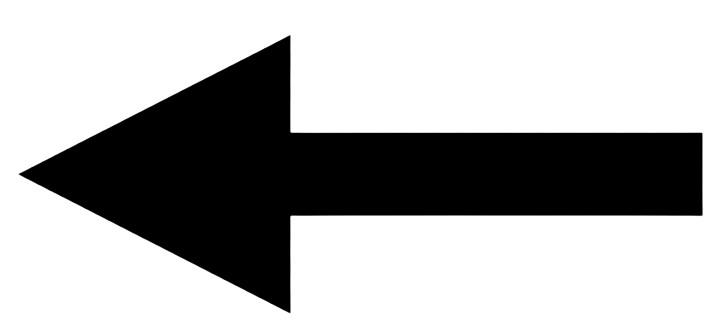
#> input picture template/left.jpg, 720 x 328 px
$ python detect_arrow.py
#> lines starting #> are read from the running program, lines starting #| are printed output that depends on the picture; after the words box and inside, x2 and y2 are one past the last pixel; in counts of white or black regions, pixels touching at a corner belong together
import cv2 as cv
import numpy as np
import math
import os
from matplotlib import pyplot as plt
def abcd(img,right_templates,left_templates):
    kernel = np.ones((5,5),np.uint8)
    kernel1 = cv.getStructuringElement(cv.MORPH_ELLIPSE,(5,5))
    kernel2 = cv.getStructuringElement(cv.MORPH_RECT,(5,5))
    threshold = 0.55
    gray= cv.cvtColor(img, cv.COLOR_BGR2GRAY)

    right_res = 0
    right_loc = 0
    left_res = 0
    left_loc = 0
    gray = cv.bilateralFilter(gray,9,75,75)
    for template in right_templates:
        x = cv.matchTemplate(gray, template, cv.TM_CCOEFF_NORMED)
        if right_res <= np.max(x):
            w, h = template.shape[::-1]
            right_res = np.max(x)
            right_loc = np.asarray(np.unravel_index(x.argmax(), x.shape))
        else:
            right_res=right_res
            right_loc=right_loc

    for template in left_templates:
        x = cv.matchTemplate(gray, template, cv.TM_CCOEFF_NORMED)
        if left_res <= np.max(x):
            w, h = template.shape[::-1]
            left_res = np.max(x)
            left_loc = np.asarray(np.unravel_index(x.argmax(), x.shape))
        else:
            left_res=left_res
            left_loc=left_loc

    if right_res > left_res and right_res > threshold:
        # print("right")
        max_loc = right_loc
        direction = 1
    elif left_res > right_res and left_res > threshold:
        # print("left")
        max_loc = left_loc
        direction = -1
    else:
        # print("Nothing")
        return 0

    top_left = max_loc
    bottom_right = (top_left[0] + w, top_left[1] + h)
    # print(top_left,w,h)
    cropped_image = img[top_left[1]:bottom_right[1], top_left[0]:bottom_right[0]]
    cv.imshow("cropped",cropped_image)
    hsv = cv.cvtColor(cropped_image, cv.COLOR_BGR2HSV)

    lower_hsv = np.array([0,0,10])
    higher_hsv = np.array([179, 255, 100])
    mask = cv.inRange(hsv, lower_hsv, higher_hsv)
    frame = cv.bitwise_and(cropped_image, cropped_image, mask=mask)
    # cv.imshow("frame",frame)
    cv.imshow("mask",mask)
    # closing = cv.morphologyEx(mask, cv.MORPH_CLOSE, kernel,iterations=3)
    # ret,cropped_image = cv.threshold(cropped_image,127,255,cv.THRESH_BINARY)

    # kernel = cv.getStructuringElement(cv.MORPH_ELLIPSE,(5,5))
    mask = cv.bilateralFilter(mask,9,75,75)
    erosion = cv.erode(mask,kernel1,iterations = 1)
    dilation = cv.dilate(erosion,kernel2,iterations = 2)
    dilation = cv.bilateralFilter(dilation,9,75,75)
    # cv.imshow("cropped",dilation)
    # detect_corners(dilation)
    cv.imshow('dilation',dilation)

    return detect_corners(cropped_image,dilation,direction)

def detect_corners(img,cropped_image,direction):

    edges = cv.Canny(cropped_image, 100, 255)
    corners = cv.goodFeaturesToTrack(edges,5,0.01,1)
    if corners is None:
        print("Nothing")
        return 0
    corners = np.int0(corners)
    for i in corners:
        x,y = i.ravel()
        cv.circle(edges,(x,y),7,255,-1)

    contours,hierarchy = cv.findContours(cropped_image, 1, 2)
    cv.drawContours(img, contours, -1, (0, 255, 0), 3)
    cv.imshow("contours",img)

    M = cv.moments(cropped_image)
    centroid_x = int(M['m10']/M['m00'])
    centroid_y = int(M['m01']/M['m00'])
    cv.circle(edges,(centroid_x,centroid_y),1,255,-1)
    cv.imshow("center",edges)
    right = 0
    left = 0
    for corner in corners:
        if corner[0][0]<=edges.shape[1]//2:
            left +=1
        if corner[0][0]>=edges.shape[1]//2:
            right +=1
    if right>left:
        if direction == 1:
            # print("right")
            return 1
        else:
            return 0
    elif left>right:
        if direction == -1:
            # print("left")
            return -1
        else:
            return 0
    else:
        # print("Nothing")
        return 0

if __name__ == "__main__":
    every_frame = 10
    vid = cv.VideoCapture(0)
    right_templates = []
    left_templates = []
    for file in os.listdir("template"):
        if file.startswith("right"):
            print(file)
            right_templates.append(cv.imread(f"template/{file}",0))

    for file in os.listdir("template"):
        if file.startswith("left"):
            print(file)
            left_templates.append(cv.imread(f"template/{file}",0))
    scale_down = 0.6

    right_templates = [cv.resize(template, None, fx= scale_down, fy= scale_down, interpolation= cv.INTER_LINEAR) for template in right_templates]
    left_templates = [cv.resize(template, None, fx= scale_down, fy= scale_down, interpolation= cv.INTER_LINEAR) for template in left_templates]
#> left_templates = 3 items
    n_frames = 0
    direction = 0
    while(True):

        # Capture the video frame
        # by frame

        ret, frame = vid.read()
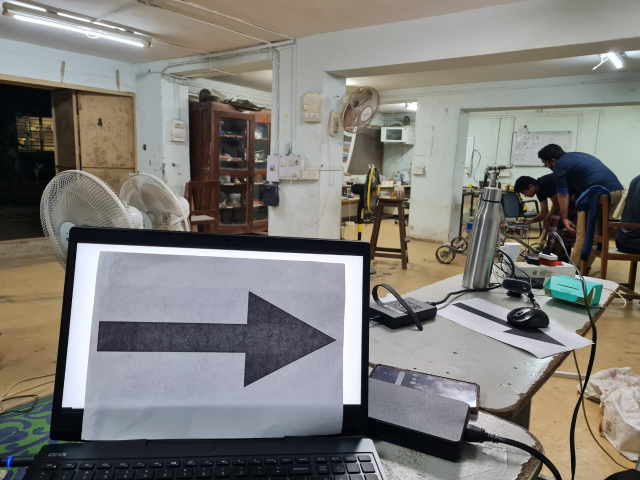
#> input picture images/sample.jpeg, 1280 x 960 px, given in place of the camera (shown at 1/2 size)
#> frame is the input picture: shape (960, 1280, 3); mean B, G, R 120.4, 124.9, 127

        # Display the resulting frame
        cv.imshow('frame', frame)

        n_frames+=1
        direction += abcd(frame,right_templates,left_templates)
#> in abcd, `gray= cv.cvtColor(img, cv.COLOR_BGR2GRAY)`:
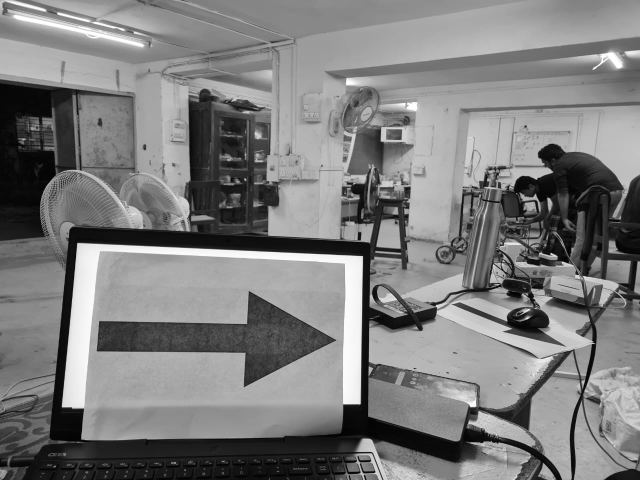
#> gray: shape (960, 1280) (shown at 1/2 size); min 0, max 255, mean 125
#> after the loop in abcd, `for template in right_templates:`: right_loc = 0
#> the loop in abcd, `for template in left_templates:` made 3 passes
#> (w, h, left_res, left_loc) on passes 1 to 2: (432, 197, 0.53, [568, 154]), (328, 182, 0.688, [584, 159])
#> (left_res, left_loc) on pass 3: (0.688, [584, 159])
#> pass 1, in abcd, `x = cv.matchTemplate(gray, template, cv.TM_CCOEFF_NORMED)`:
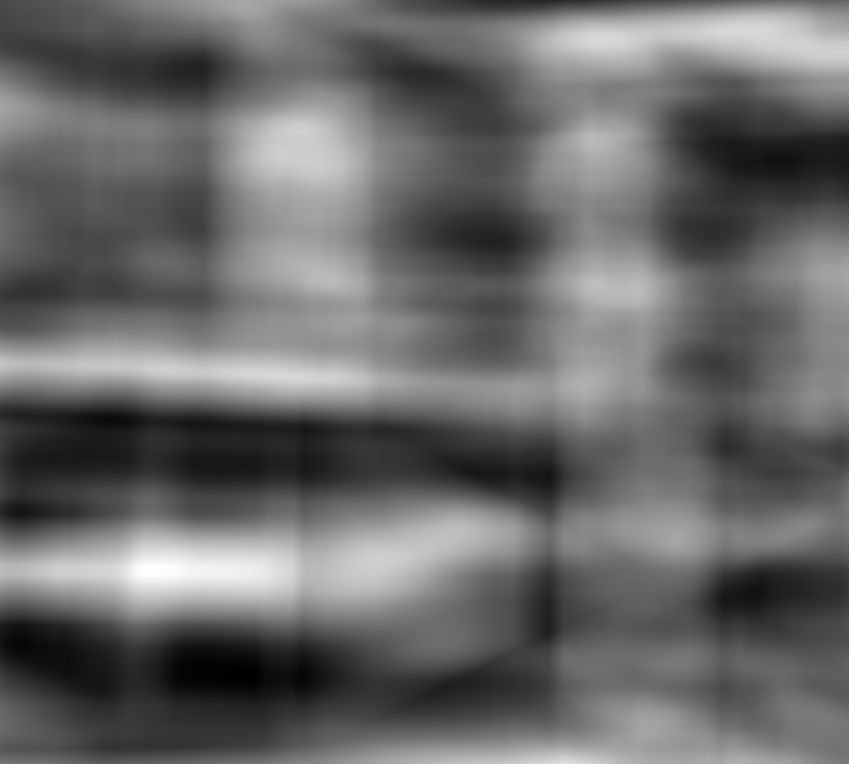
#> x: shape (764, 849) float32; min -0.408, max 0.53, mean -0.0219; drawn with min black and max white
#> pass 3, in abcd, `x = cv.matchTemplate(gray, template, cv.TM_CCOEFF_NORMED)`:
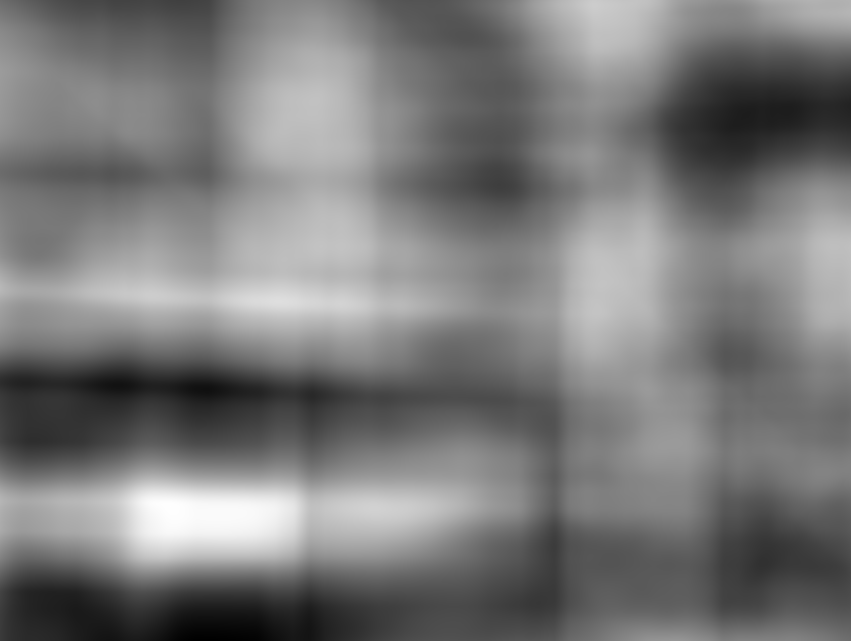
#> x: shape (641, 851) float32; min -0.529, max 0.512, mean -0.0314; drawn with min black and max white
#> after the loop in abcd, `for template in left_templates:`: h = 182; left_res = 0.688; w = 328
#> in abcd, `max_loc = left_loc`: max_loc = [584, 159]
#> in abcd, `bottom_right = (top_left[0] + w, top_left[1] + h)`: bottom_right = (912, 341)
#> in abcd, `hsv = cv.cvtColor(cropped_image, cv.COLOR_BGR2HSV)`: hsv: shape (182, 328, 3); mean H, S, V 40.7, 24.9, 157.4
#> in abcd, `mask = cv.inRange(hsv, lower_hsv, higher_hsv)`:
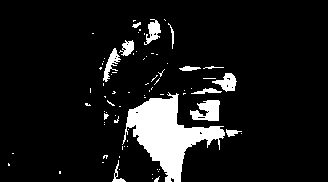
#> mask: shape (182, 328); 9.6% white; 79 white regions (65 under 20 px), largest, box (x1, y1, x2, y2) and area: (122, 92, 225, 182) 3792, (190, 100, 220, 121) 428, (212, 73, 237, 92) 249
#> in detect_corners, `edges = cv.Canny(cropped_image, 100, 255)`: edges: shape (182, 328); 1.4% white in thin lines or dots, all inside (x1, y1, x2, y2) = (102, 19, 239, 182)
#> in detect_corners, `corners = cv.goodFeaturesToTrack(edges,5,0.01,1)`: corners = [[214, 92], [105, 72], [191, 70], [157, 39], [150, 39]]
#> the loop in detect_corners, `for i in corners:` made 5 passes
#> after the loop in detect_corners, `for i in corners:`:
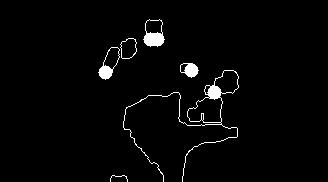
#> edges: shape (182, 328); 2.4% white; 6 white regions
#> in detect_corners, `contours,hierarchy = cv.findContours(cropped_image, 1, 2)`: contours = 6 contours; box (x1, y1, x2, y2) and area: (123, 70, 240, 182) 6586, (101, 37, 137, 84) 812, (143, 17, 163, 47) 452, (180, 63, 198, 74) 154, (110, 174, 128, 182) 104, (131, 20, 141, 30) 71
#> in detect_corners, `cv.drawContours(img, contours, -1, (0, 255, 0), 3)`:
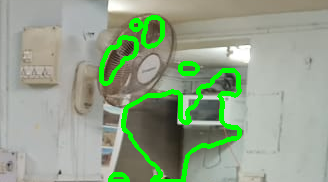
#> img: shape (182, 328, 3); mean B, G, R 137.8, 162.2, 146.6
#> in detect_corners, `M = cv.moments(cropped_image)`: M = moments, m00 1777000, centre m10/m00, m01/m00 = (171.4, 115.9)
#> in detect_corners, `centroid_x = int(M['m10']/M['m00'])`: centroid_x = 171
#> in detect_corners, `centroid_y = int(M['m01']/M['m00'])`: centroid_y = 115
#> in detect_corners, `cv.circle(edges,(centroid_x,centroid_y),1,255,-1)`: edges: shape (182, 328); 2.4% white; 7 white regions (1 under 20 px), largest, box (x1, y1, x2, y2) and area: (123, 70, 239, 182) 670, (143, 19, 165, 47) 284, (98, 47, 120, 80) 199, (180, 63, 199, 78) 171, (120, 38, 137, 59) 60, (110, 175, 128, 182) 26
#> the loop in detect_corners, `for corner in corners:` made 5 passes
#> (corner, right) on passes 1, 3: ([[214, 92]], 1), ([[191, 70]], 2)
#> after the loop in detect_corners, `for corner in corners:`: left = 3; right = 2
#> direction = -1
#> frame: shape (960, 1280, 3)
        if n_frames%every_frame==0:
            print(direction)
            if direction>0.6*every_frame:
                print("right")
            elif direction<-0.6*every_frame:
                print("left")
            else:
                print("Nothing")
            direction = 0

        # the 'q' button is set as the
        # quitting button you may use any
        # desired button of your choice
        if cv.waitKey(1) & 0xFF == ord('q'):
#> (key q is pressed here)
            break

    # After the loop release the cap object
    vid.release()
    # Destroy all the windows
    cv.destroyAllWindows()
